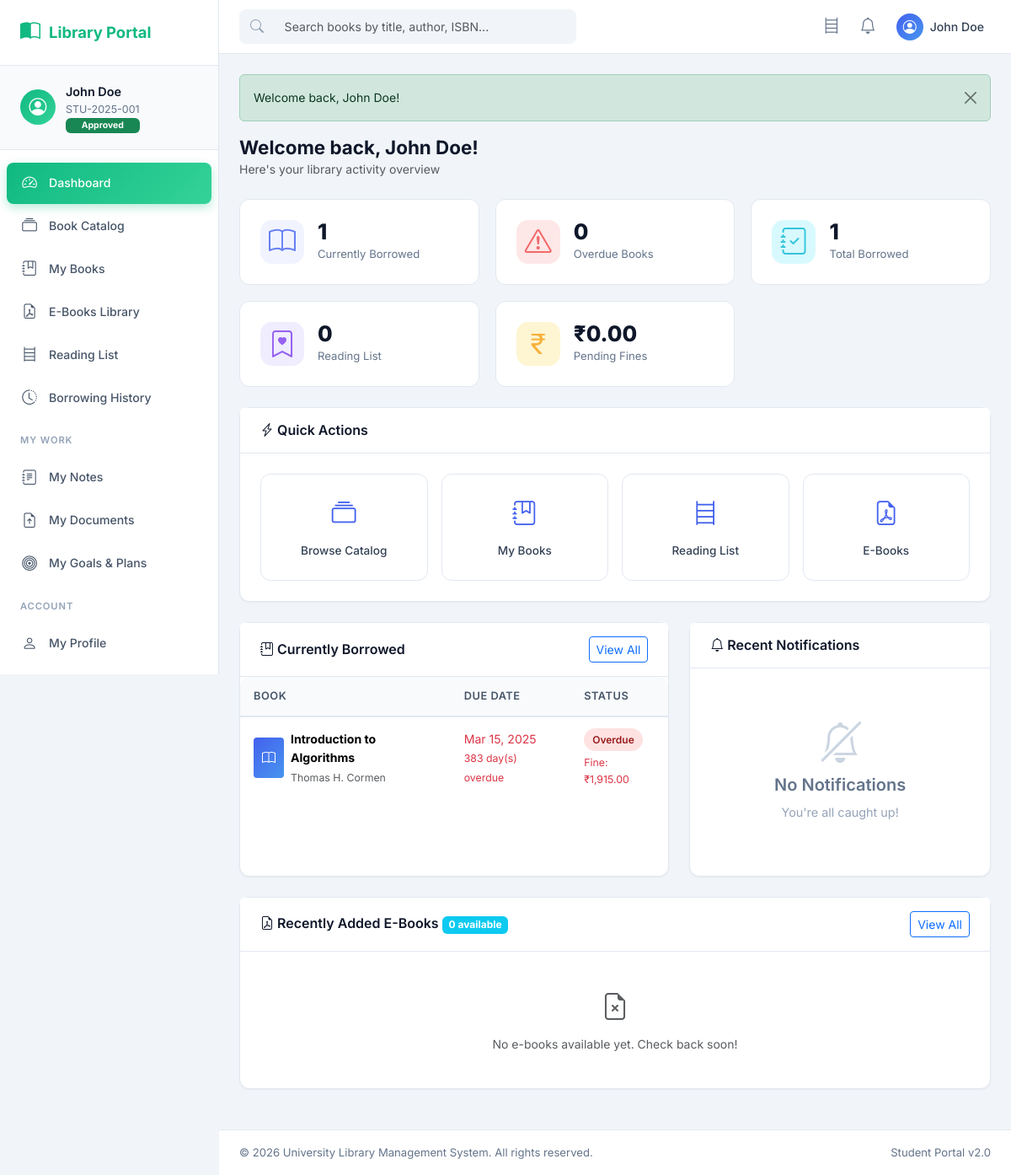
/student/dashboard.php (signed in), run on the app's committed database.
### tables this page shows
CREATE TABLE IF NOT EXISTS `issued_books` (
  `issue_id` int(11) NOT NULL AUTO_INCREMENT,
  `book_id` int(11) NOT NULL,
  `user_id` int(11) NOT NULL,
  `issue_date` date NOT NULL,
  `due_date` date NOT NULL,
  `return_date` date DEFAULT NULL,
  `status` int(1) DEFAULT 0 COMMENT '0=pending,1=approved,2=returned,3=overdue,4=return_requested',
  `fine_amount` decimal(10,2) DEFAULT 0.00,
  `fine_paid` tinyint(1) DEFAULT 0,
  `issued_by` int(11) DEFAULT NULL,
  `returned_to` int(11) DEFAULT NULL,
  `remarks` text DEFAULT NULL,
  `created_at` timestamp NOT NULL DEFAULT current_timestamp(),
  `updated_at` timestamp NOT NULL DEFAULT current_timestamp() ON UPDATE current_timestamp(),
  PRIMARY KEY (`issue_id`),
  KEY `book_id` (`book_id`),
  KEY `user_id` (`user_id`),
  KEY `issued_by` (`issued_by`),
  CONSTRAINT `issued_books_ibfk_1` FOREIGN KEY (`book_id`) REFERENCES `books` (`book_id`) ON DELETE CASCADE,
  CONSTRAINT `issued_books_ibfk_2` FOREIGN KEY (`user_id`) REFERENCES `users` (`id`) ON DELETE CASCADE,
  CONSTRAINT `issued_books_ibfk_3` FOREIGN KEY (`issued_by`) REFERENCES `admins` (`id`) ON DELETE SET NULL
);

CREATE TABLE IF NOT EXISTS `books` (
  `book_id` int(11) NOT NULL AUTO_INCREMENT,
  `isbn` varchar(20) DEFAULT NULL,
  `book_name` varchar(250) NOT NULL,
  `author_id` int(11) NOT NULL,
  `cat_id` int(11) NOT NULL,
  `book_no` varchar(50) NOT NULL,
  `book_price` decimal(10,2) DEFAULT 0.00,
  `description` text DEFAULT NULL,
  `cover_image` varchar(255) DEFAULT NULL,
  `total_copies` int(3) DEFAULT 1,
  `available_copies` int(3) DEFAULT 1,
  `publisher` varchar(200) DEFAULT NULL,
  `publication_year` year(4) DEFAULT NULL,
  `edition` varchar(50) DEFAULT NULL,
  `pages` int(5) DEFAULT NULL,
  `rack_location` varchar(50) DEFAULT NULL,
  `has_ebook` tinyint(1) DEFAULT 0,
  `view_count` int(11) DEFAULT 0,
  `status` enum('available','unavailable','lost','damaged') DEFAULT 'available',
  `created_at` timestamp NOT NULL DEFAULT current_timestamp(),
  `updated_at` timestamp NOT NULL DEFAULT current_timestamp() ON UPDATE current_timestamp(),
  PRIMARY KEY (`book_id`),
  UNIQUE KEY `book_no` (`book_no`),
  KEY `author_id` (`author_id`),
  KEY `cat_id` (`cat_id`),
  CONSTRAINT `books_ibfk_1` FOREIGN KEY (`author_id`) REFERENCES `authors` (`author_id`) ON DELETE CASCADE,
  CONSTRAINT `books_ibfk_2` FOREIGN KEY (`cat_id`) REFERENCES `categories` (`cat_id`) ON DELETE CASCADE
);

CREATE TABLE IF NOT EXISTS `authors` (
  `author_id` int(11) NOT NULL AUTO_INCREMENT,
  `author_name` varchar(250) NOT NULL,
  `bio` text DEFAULT NULL,
  `created_at` timestamp NOT NULL DEFAULT current_timestamp(),
  PRIMARY KEY (`author_id`)
);

### student/dashboard.php (the view, shortened to what the rows shown need)
<?php
include 'includes/student_header.php';
$user_id = $_SESSION['user_id'];
$_issue_approved = ISSUE_APPROVED;
$_issue_overdue = ISSUE_OVERDUE;
$stmt = $conn->prepare("SELECT ib.*, b.book_name, b.cover_image, a.author_name
    FROM issued_books ib
    JOIN books b ON ib.book_id = b.book_id
    LEFT JOIN authors a ON b.author_id = a.author_id
    WHERE ib.user_id = ? AND ib.status IN (?, ?)
    ORDER BY ib.due_date ASC LIMIT 5");
$stmt->bind_param("iii", $user_id, $_issue_approved, $_issue_overdue);
$stmt->execute();
$borrowed_books = $stmt->get_result();
?>
<div class="row">
    <div class="col-lg-7 mb-4">
        <div class="card h-100">
            <div class="card-body p-0">
                <?php if ($borrowed_books->num_rows > 0): ?>
                    <div class="table-responsive">
                        <table class="table mb-0">
                            <thead>
                                <tr>
                                    <th>Book</th>
                                    <th>Due Date</th>
                                    <th>Status</th>
                                </tr>
                            </thead>
                            <tbody>
                                <?php while ($book = $borrowed_books->fetch_assoc()):
                                    $today = new DateTime();
                                    $due = new DateTime($book['due_date']);
                                    $is_overdue = $today > $due;
                                    $days_diff = $today->diff($due)->days;
                                    $fine = calculateFine($book['due_date']);
                                ?>
                                    <tr>
                                        <td>
                                            <div class="d-flex align-items-center gap-2">
                                                <div class="book-cover" style="width:36px;height:48px;font-size:0.8rem;border-radius:4px;flex-shrink:0;">
                                                    <?php if ($book['cover_image']): ?>
                                                        <img src="<?php echo SITE_URL; ?>/uploads/covers/<?php echo $book['cover_image']; ?>" alt="" style="width:100%;height:100%;object-fit:cover;border-radius:4px;">
                                                    <?php else: ?>
                                                        <i class="bi bi-book" style="font-size:1rem;"></i>
                                                    <?php endif; ?>
                                                </div>
                                                <div>
                                                    <strong style="font-size:0.88rem;"><?php echo sanitize($book['book_name']); ?></strong>
                                                    <br><small class="text-muted"><?php echo sanitize($book['author_name']); ?></small>
                                                </div>
                                            </div>
                                        </td>
                                        <td>
                                            <span class="<?php echo $is_overdue ? 'text-danger' : 'text-muted'; ?>">
                                                <?php echo formatDate($book['due_date']); ?>
                                            </span>
                                            <?php if ($is_overdue): ?>
                                                <br><small class="text-danger"><?php echo $days_diff; ?> day(s) overdue</small>
                                            <?php else: ?>
                                                <br><small class="text-muted"><?php echo $days_diff; ?> day(s) left</small>
                                            <?php endif; ?>
                                        </td>
                                        <td>
                                            <?php if ($is_overdue): ?>
                                                <span class="status-badge overdue">Overdue</span>
                                                <?php if ($fine > 0): ?>
                                                    <br><small class="text-danger mt-1 d-block">Fine: &#8377;<?php echo number_format($fine, 2); ?></small>
                                                <?php endif; ?>
                                            <?php else: ?>
                                                <span class="status-badge issued">Issued</span>
                                            <?php endif; ?>
                                        </td>
                                    </tr>
                                <?php endwhile; ?>
                            </tbody>
                        </table>
                    </div>
                <?php endif; ?>
            </div>
        </div>
    </div>
</div>
<?php include 'includes/student_footer.php'; ?>

### data on the page
issued_books: book.book_name "Introduction to Algorithms", authors.author_name "Thomas H. Cormen", due_date "Mar 15, 2025", due_date "1,915.00"

### other printed values
$_SESSION['name'] "John Doe"
$_SESSION['student_id'] "STU-2025-001"
$flash['message'] "Welcome back, John Doe!"
$currently_borrowed "1"
$overdue_count "0"
$total_borrowed "1"
$reading_list_count "0"
$pending_fines "0.00"
$total_ebooks "0"
SITE_NAME "University Library Management System"
